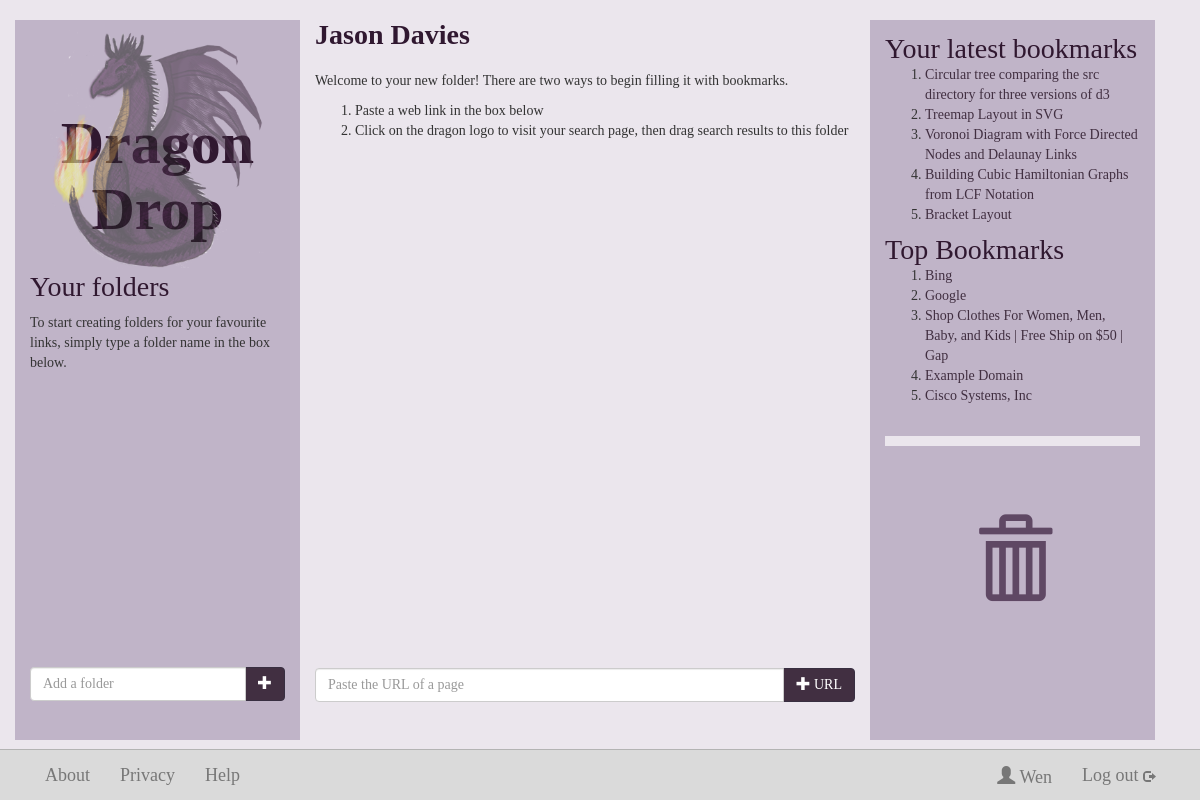
The page /Jason_Davies/ (signed in) on the database as committed earlier.
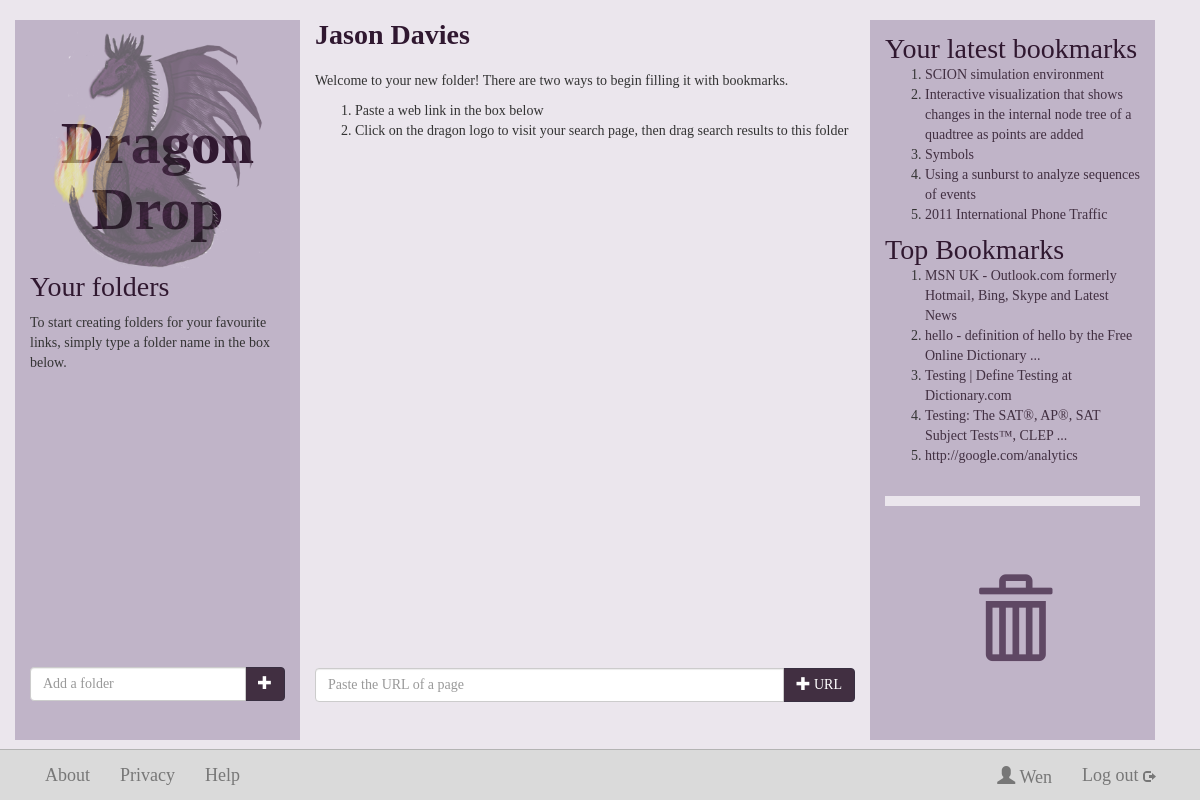
The same page on the database as committed later.
### dragondrop/models.py (models this page shows, shortened)
class Folder(models.Model):
    foldername = models.CharField(max_length=128, null=False)
    fusername_fk = models.ForeignKey(User)

class Bookmark(models.Model):
    url = models.URLField(unique=True)
    btitle = models.CharField(max_length=128, null=True, unique=False)
    bdescr = models.CharField(max_length=1024, null=True, unique=False)
    fname = models.ManyToManyField(Folder, through='BookmarkToFolder')
    saved_times = models.IntegerField(default=0)
    def niceName(self):
        if self.btitle=="--- Title not found ---" or not self.btitle:
            return self.url
        return self.btitle

### dragondrop/views.py (the view)
# urls.py: url(r'^(?P<folder_page_url>\w+)/$', views.folder, name='folderpage'),
def folder(request, folder_page_url):
    context = RequestContext(request)
    if request.user.is_authenticated():
        folder_name = decode_url(folder_page_url)
        context_dict = {'folder_name': folder_name}
        current_user = request.user
        context_dict['bookmarklist'] = topfive(request)
        try:
            this_folder = current_user.folder_set.get(foldername = folder_name)
            context_dict['folders'] = getFolderList(current_user, folder_name, True)
            urlNotOk = False
            bookmarkWasAdded = False
            if request.method == 'POST':
                url = request.POST['url']
                try:
				    urllib.urlopen(url)
                except IOError:
					urlNotOk = True
					context_dict ['urlNotOk'] = urlNotOk
                if not urlNotOk:
                    bookmark, bookmark_was_created = Bookmark.objects.get_or_create(url=url)
                    bookmark.saved_times += 1
                    if bookmark_was_created:   # If bookmark didn't already exist, set its properties
                        bookmark.btitle, bookmark.bdescr = getHtmlTitle(url)
                    maxRankInFolder = this_folder.bookmarktofolder_set.all().aggregate(Max('bfrank'))['bfrank__max']
                    bfrank = (maxRankInFolder or 0) + 1
                    bookmarkToFolder, added_to_folder = BookmarkToFolder.objects.get_or_create(
                                                  bffolder   = this_folder,
                                                  bfbookmark = bookmark)
                    bookmarkToFolder.bfrank = bfrank
                    bookmark.save()
                    bookmarkToFolder.save()
                    bookmarkWasAdded = True
            bf = this_folder.bookmarktofolder_set.all().order_by('-bfrank')
            def bf_to_bookmark(bf):
                bookmark = bf.bfbookmark
                bookmark.bfrank = bf.bfrank
                return bookmark
            bookmarksToDisplay = map(bf_to_bookmark, list(bf))
            if bookmarkWasAdded:
                bookmarksToDisplay[0].justAdded = True
            context_dict['bookmarks'] = bookmarksToDisplay
        except Folder.DoesNotExist:
            pass
        context_dict['latestfive'] = latestfive(request)
        return render_to_response('folder.html', context_dict, context)
    else:
        return render_to_response('index.html')

### dragondrop/views.py (called while the page is built)
def decode_url(str):
    return str.replace('_', ' ')

def topfive(request):
     topbookmark = Bookmark.objects.order_by('-saved_times')[:5]
     return topbookmark

def latestfive(request):
    latestBF = BookmarkToFolder.objects.filter(bffolder__fusername_fk=request.user).order_by('-datecreated')[:10]
    latestBookmarks = [bf.bfbookmark for bf in latestBF]
    latestBookmarks = list(OrderedDict.fromkeys(latestBookmarks)) # Get unique items
    return latestBookmarks[:5]

### templates/folder.html (shortened to what this page needs)
{% extends 'base.html' %}
{% load static %}
    {% block middle_column %}
        <h3><b id="current-folder-name">{{ folder_name }}</b></h3>
          <div id="scrollable-bookmarks">
          {% if bookmarks %}
              <div id="sortable">
                {% for bookmark in bookmarks %}
                    <div class="draggable saved-bookmark{%if bookmark.justAdded%} just-added{%endif%}" data-bfrank="{{bookmark.bfrank}}">
                        <a href="#" alt="Delete Bookmark" class="delete-bookmark"> <span class="glyphicon glyphicon-remove "></span></a>
                        {% include "dropdown-include.html" %}
                        <a class="twitter-share-link"
                           href="https://twitter.com/intent/tweet?url={{bookmark.url}}&via=dragondropping">
                          <img src="{% static "twitter_bird_black_32.png" %}"></img>
                        </a>
                        <strong><a href="{{ bookmark.url }}" target="_blank">{{ bookmark.niceName }}</a></strong>
                        <span class="domain-name">({{ bookmark.bdomain }})</span><br>
                        <em>{{ bookmark.bdescr }}</em>
                        {% if bookmark.video_id %}
                            <br><iframe id="ytplayer" type="text/html" width="327" height="200"
                            src="http://www.youtube.com/embed/{{bookmark.video_id}}"
                            frameborder="0"></iframe>
                        {% endif %}
                   </div>
                {% endfor %}
              </div>
            {% else %}
              <p>
                Welcome to your new folder! There are two ways to begin filling it with bookmarks.
              </p>
              <ol>
                <li>Paste a web link in the box below</li>
                <li>Click on the dragon logo
                to visit your search page, then drag search results to this folder</li>
              </ol>
            {% endif %}
         </div>
	        {% if hideUrlInputBox == None %}
          <form method="post" >
            <div class="input-group add-url">
              <input type="text" class="form-control" placeholder="Paste the URL of a page" name="url" autofocus>
              <span class="input-group-btn">
                <button type="submit" class="btn btn-primary-add" >
                <a href ="#"><span class="glyphicon glyphicon-plus"></span> URL</a>
                </button>
              </span>
            </div>
          </form>
      {% endif %}
    {% endblock %}

### templates/base.html (shortened to what this page needs)
<!DOCTYPE html>
{% load static %}
<html lang="en">
  <head>
    <link rel="stylesheet" href="{% static "css/bootstrap.css" %}" />
    <link rel="stylesheet" href="{% static "css/general-dragon.css" %}" />
    <link rel="stylesheet" href="{% static "css/jquery-ui-1.10.4.custom.css" %}" />
  </head>
	<body>
		<div class="container">
			<div class="row">
				<div class="col-md-3" id="folder-box">
					{% block left_column %}
					<a href="/userpage"> <img src="{% static "dragon-logo-small.png" %}" alt="Dragon Drop" class="subpage"> </a>
					<h1 class="header"><a alt="Dragon Drop">Dragon Drop</a></h1>
					<h3 class="folders">Your folders</h3>
					{% if folders %}
					   <input type="text" class="form-control" placeholder="Type to filter the list" name="folder-filter" id="folder-filter">
					{% else %}
					    <p>To start creating folders for your favourite links, simply type a folder name in the box below.</p>
					{% endif %}
                    <div class="row" id="scrollable">
				</div>
                <div class="col-md-12 add-folder">
                    <div class="input-group">
                        <input type="text" class="form-control" id="new-folder-name-input" placeholder="Add a folder">
                            <span class="input-group-btn">
                                <button class="btn btn-primary-folder" id="add-folder-button" type="button">
                                <a href="#"><span class="glyphicon glyphicon-plus"></span></a>
                                </button>
                            </span>
                    </div>
                </div>
					{% endblock %}
				</div>
				<div class="col-md-6 results">
					{% block middle_column %}{% endblock %}
				</div>
				<div class="col-md-3 ">
					{% block right_column_bin_bookmarks %}
						<div class="top-bookmarks">
							<h3 class="top-five-heading">Your latest bookmarks</h3>
								{% if latestfive %}
									<ol id="latest-five">
										{% for bookmark in latestfive %}
									<li><a href="{{ bookmark.url }}" target="_blank">{{ bookmark.niceName}}</a></li>
										{% endfor %}
									</ol>
								{% endif %}
							<h3 class="top-five-heading">Top Bookmarks</h3>
								{% if bookmarklist %}
									<ol>
										{% for bookmark in bookmarklist %}
									<li><a href="{{ bookmark.url }}" target="_blank">{{ bookmark.niceName}}</a></li>
										{% endfor %}
									</ol>
								{% endif %}
						</div>
						<div class="bin droppable">
							<a href="/bin-folder"><span class="glyphicon glyphicon-trash"></span></a>
						</div>
					{% endblock %}
				</div>
			</div>
		</div>
      <div class="navbar navbar-default navbar-fixed-bottom" role="navigation">
        {% block bottom_navbar %}
		<div class="container">
         <div class="collapse navbar-collapse ">
            <ul class="nav navbar-nav">
              <li><a class="footer" href="/about">About</a></li>
              <li><a href="/privacy">Privacy</a></li>
              <li><a href="/help">Help</a></li>
				<li class="user-details hidden-xs"><a href="/log_out" >Log out  <span class="glyphicon glyphicon-log-out logout"></span></a></li>
				<li class="user-details hidden-xs"> <a class="navbar-brand " href="/userpage">
				<span class="glyphicon glyphicon-user"></span> {{user.username}} </a>
				</li>
			</ul>
          </div>
        </div>
		{% endblock %}
      </div>
  </body>
</html>

Rows that differ between the two databases and show on the page:
no longer on this page (row unchanged): Folder: foldername "Jason Davies"
no longer on this page (row edited): Bookmark: niceName "Circular tree comparing the src directory for three versions of d3", shown under "Your latest bookmarks"
no longer on this page (row unchanged): Bookmark: niceName "Treemap Layout in SVG", shown under "Your latest bookmarks"
no longer on this page (row unchanged): Bookmark: niceName "Voronoi Diagram with Force Directed Nodes and Delaunay Links", shown under "Your latest bookmarks"
no longer on this page (row unchanged): Bookmark: niceName "Building Cubic Hamiltonian Graphs from LCF Notation", shown under "Your latest bookmarks"
no longer on this page (row unchanged): Bookmark: niceName "Bracket Layout", shown under "Your latest bookmarks"
no longer on this page (row edited): Bookmark: niceName "Bing", shown under "Top Bookmarks"
removed Bookmark: niceName "Google", shown under "Top Bookmarks"
no longer on this page (row edited): Bookmark: niceName "Shop Clothes For Women, Men, Baby, and Kids | Free Ship on $50 | Gap", shown under "Top Bookmarks"
no longer on this page (row edited): Bookmark: niceName "Example Domain", shown under "Top Bookmarks"
removed Bookmark: niceName "Cisco Systems, Inc", shown under "Top Bookmarks"
now on this page (row unchanged): Bookmark: niceName "SCION simulation environment", shown under "Your latest bookmarks"
now on this page (row unchanged): Bookmark: niceName "Interactive visualization that shows changes in the internal node tree of a quadtree as points are added", shown under "Your latest bookmarks"
now on this page (row edited): Bookmark: niceName "Symbols", shown under "Your latest bookmarks"
now on this page (row unchanged): Bookmark: niceName "Using a sunburst to analyze sequences of events", shown under "Your latest bookmarks"
now on this page (row unchanged): Bookmark: niceName "2011 International Phone Traffic", shown under "Your latest bookmarks"
now on this page (row edited): Bookmark: niceName "MSN UK - Outlook.com formerly Hotmail, Bing, Skype and Latest News", shown under "Top Bookmarks"
now on this page (row edited): Bookmark: niceName "hello - definition of hello by the Free Online Dictionary ...", shown under "Top Bookmarks"
now on this page (row edited): Bookmark: niceName "Testing | Define Testing at Dictionary.com", shown under "Top Bookmarks"
added Bookmark: niceName "Testing: The SAT®, AP®, SAT Subject Tests™, CLEP ...", shown under "Top Bookmarks"
now on this page (row edited): Bookmark: niceName "http://google.com/analytics", shown under "Top Bookmarks"
Other text that changed with them:
{{ folder_name }}: (not shown) → "Jason Davies"
